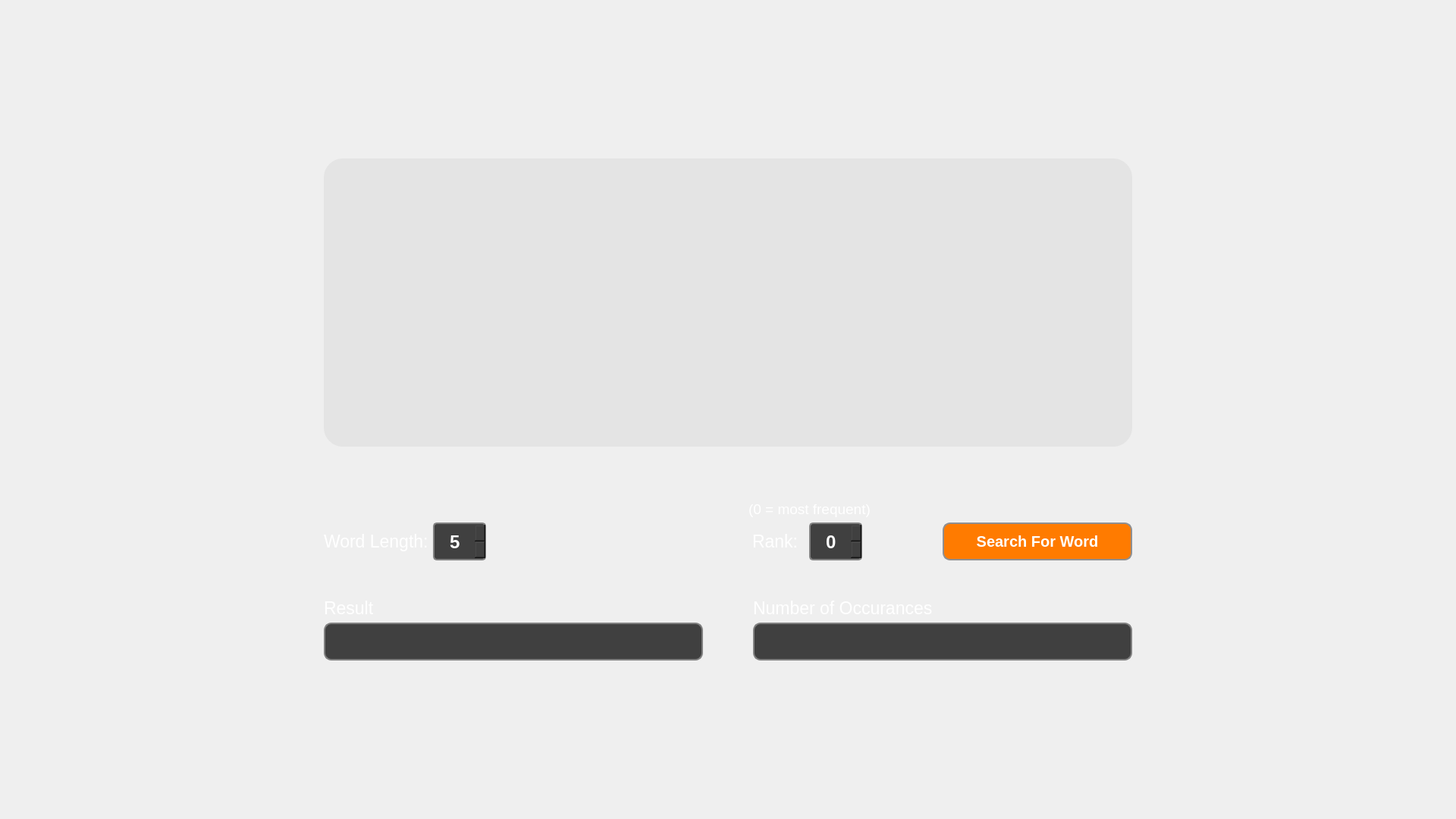
<?xml version="1.0" encoding="UTF-8"?>
<ui version="4.0">
 <class>MainWindow</class>
 <widget class="QMainWindow" name="MainWindow">
  <property name="geometry">
   <rect>
    <x>0</x>
    <y>0</y>
    <width>1920</width>
    <height>1080</height>
   </rect>
  </property>
  <property name="sizePolicy">
   <sizepolicy hsizetype="Fixed" vsizetype="Fixed">
    <horstretch>0</horstretch>
    <verstretch>0</verstretch>
   </sizepolicy>
  </property>
  <property name="minimumSize">
   <size>
    <width>1920</width>
    <height>1080</height>
   </size>
  </property>
  <property name="baseSize">
   <size>
    <width>0</width>
    <height>0</height>
   </size>
  </property>
  <property name="font">
   <font>
    <pointsize>18</pointsize>
   </font>
  </property>
  <property name="windowTitle">
   <string>Shakespeare Word Analyzer</string>
  </property>
  <property name="styleSheet">
   <string notr="true">MainWindow{ background-image: url(:/extras/src/extras/cursive-background.jpg); }</string>
  </property>
  <widget class="QWidget" name="centralwidget">
   <layout class="QGridLayout" name="gridLayout">
    <item row="10" column="1">
     <spacer name="verticalSpacer_3">
      <property name="orientation">
       <enum>Qt::Vertical</enum>
      </property>
      <property name="sizeType">
       <enum>QSizePolicy::MinimumExpanding</enum>
      </property>
      <property name="sizeHint" stdset="0">
       <size>
        <width>40</width>
        <height>100</height>
       </size>
      </property>
     </spacer>
    </item>
    <item row="3" column="2">
     <spacer name="horizontalSpacer_9">
      <property name="orientation">
       <enum>Qt::Horizontal</enum>
      </property>
      <property name="sizeType">
       <enum>QSizePolicy::Fixed</enum>
      </property>
      <property name="sizeHint" stdset="0">
       <size>
        <width>150</width>
        <height>20</height>
       </size>
      </property>
     </spacer>
    </item>
    <item row="0" column="1">
     <spacer name="verticalSpacer_2">
      <property name="orientation">
       <enum>Qt::Vertical</enum>
      </property>
      <property name="sizeType">
       <enum>QSizePolicy::Expanding</enum>
      </property>
      <property name="sizeHint" stdset="0">
       <size>
        <width>50</width>
        <height>50</height>
       </size>
      </property>
     </spacer>
    </item>
    <item row="5" column="1">
     <layout class="QHBoxLayout" name="horizontalLayout">
      <property name="sizeConstraint">
       <enum>QLayout::SetDefaultConstraint</enum>
      </property>
      <item alignment="Qt::AlignRight">
       <widget class="QLabel" name="label">
        <property name="enabled">
         <bool>true</bool>
        </property>
        <property name="sizePolicy">
         <sizepolicy hsizetype="Minimum" vsizetype="Minimum">
          <horstretch>0</horstretch>
          <verstretch>0</verstretch>
         </sizepolicy>
        </property>
        <property name="minimumSize">
         <size>
          <width>135</width>
          <height>20</height>
         </size>
        </property>
        <property name="maximumSize">
         <size>
          <width>160</width>
          <height>16777215</height>
         </size>
        </property>
        <property name="baseSize">
         <size>
          <width>10</width>
          <height>10</height>
         </size>
        </property>
        <property name="font">
         <font>
          <family>Arial</family>
          <pointsize>17</pointsize>
          <weight>50</weight>
          <bold>false</bold>
          <underline>false</underline>
          <strikeout>false</strikeout>
         </font>
        </property>
        <property name="autoFillBackground">
         <bool>false</bool>
        </property>
        <property name="styleSheet">
         <string notr="true">QLabel{ 
	color: white;  
}</string>
        </property>
        <property name="text">
         <string>Word Length:</string>
        </property>
        <property name="textFormat">
         <enum>Qt::RichText</enum>
        </property>
        <property name="wordWrap">
         <bool>false</bool>
        </property>
        <property name="margin">
         <number>0</number>
        </property>
       </widget>
      </item>
      <item>
       <widget class="QSpinBox" name="spnbx_word_length">
        <property name="sizePolicy">
         <sizepolicy hsizetype="Minimum" vsizetype="Preferred">
          <horstretch>0</horstretch>
          <verstretch>0</verstretch>
         </sizepolicy>
        </property>
        <property name="maximumSize">
         <size>
          <width>70</width>
          <height>16777215</height>
         </size>
        </property>
        <property name="baseSize">
         <size>
          <width>70</width>
          <height>70</height>
         </size>
        </property>
        <property name="font">
         <font>
          <family>Arial</family>
          <pointsize>18</pointsize>
          <weight>75</weight>
          <bold>true</bold>
         </font>
        </property>
        <property name="styleSheet">
         <string notr="true">QSpinBox {
    color: white;
    background:  #404040;
    border: 2px solid grey;
    border-radius: 5px;
    padding-left: 2px;
    padding-top: 2px;
	selection-background-color: darkgray;
}



</string>
        </property>
        <property name="wrapping">
         <bool>false</bool>
        </property>
        <property name="alignment">
         <set>Qt::AlignCenter</set>
        </property>
        <property name="buttonSymbols">
         <enum>QAbstractSpinBox::UpDownArrows</enum>
        </property>
        <property name="showGroupSeparator" stdset="0">
         <bool>false</bool>
        </property>
        <property name="minimum">
         <number>5</number>
        </property>
        <property name="maximum">
         <number>36</number>
        </property>
       </widget>
      </item>
      <item>
       <spacer name="horizontalSpacer">
        <property name="orientation">
         <enum>Qt::Horizontal</enum>
        </property>
        <property name="sizeType">
         <enum>QSizePolicy::Fixed</enum>
        </property>
        <property name="sizeHint" stdset="0">
         <size>
          <width>200</width>
          <height>20</height>
         </size>
        </property>
       </spacer>
      </item>
      <item>
       <spacer name="horizontalSpacer_4">
        <property name="orientation">
         <enum>Qt::Horizontal</enum>
        </property>
        <property name="sizeType">
         <enum>QSizePolicy::Fixed</enum>
        </property>
        <property name="sizeHint" stdset="0">
         <size>
          <width>145</width>
          <height>20</height>
         </size>
        </property>
       </spacer>
      </item>
      <item alignment="Qt::AlignLeft">
       <widget class="QLabel" name="label_2">
        <property name="sizePolicy">
         <sizepolicy hsizetype="Minimum" vsizetype="Minimum">
          <horstretch>0</horstretch>
          <verstretch>0</verstretch>
         </sizepolicy>
        </property>
        <property name="maximumSize">
         <size>
          <width>160</width>
          <height>170</height>
         </size>
        </property>
        <property name="font">
         <font>
          <family>Arial</family>
          <pointsize>17</pointsize>
          <weight>50</weight>
          <bold>false</bold>
         </font>
        </property>
        <property name="autoFillBackground">
         <bool>false</bool>
        </property>
        <property name="styleSheet">
         <string notr="true">QLabel{ 
	color: white;
}</string>
        </property>
        <property name="frameShape">
         <enum>QFrame::NoFrame</enum>
        </property>
        <property name="frameShadow">
         <enum>QFrame::Plain</enum>
        </property>
        <property name="text">
         <string>Rank:</string>
        </property>
        <property name="textFormat">
         <enum>Qt::RichText</enum>
        </property>
        <property name="wordWrap">
         <bool>false</bool>
        </property>
        <property name="margin">
         <number>0</number>
        </property>
       </widget>
      </item>
      <item alignment="Qt::AlignHCenter">
       <widget class="QSpinBox" name="spnbx_rank">
        <property name="sizePolicy">
         <sizepolicy hsizetype="Maximum" vsizetype="Preferred">
          <horstretch>0</horstretch>
          <verstretch>0</verstretch>
         </sizepolicy>
        </property>
        <property name="maximumSize">
         <size>
          <width>70</width>
          <height>16777215</height>
         </size>
        </property>
        <property name="baseSize">
         <size>
          <width>70</width>
          <height>70</height>
         </size>
        </property>
        <property name="font">
         <font>
          <family>Arial</family>
          <pointsize>18</pointsize>
          <weight>75</weight>
          <bold>true</bold>
         </font>
        </property>
        <property name="styleSheet">
         <string notr="true">QSpinBox {
    color: white;
    background:  #404040;
    border: 2px solid grey;
    border-radius: 5px;
    padding-left: 2px;
    padding-top: 2px;
	selection-background-color: darkgray;
}

</string>
        </property>
        <property name="alignment">
         <set>Qt::AlignCenter</set>
        </property>
        <property name="buttonSymbols">
         <enum>QAbstractSpinBox::UpDownArrows</enum>
        </property>
        <property name="maximum">
         <number>999999999</number>
        </property>
       </widget>
      </item>
      <item>
       <spacer name="horizontalSpacer_3">
        <property name="orientation">
         <enum>Qt::Horizontal</enum>
        </property>
        <property name="sizeType">
         <enum>QSizePolicy::Maximum</enum>
        </property>
        <property name="sizeHint" stdset="0">
         <size>
          <width>100</width>
          <height>20</height>
         </size>
        </property>
       </spacer>
      </item>
      <item alignment="Qt::AlignLeft">
       <widget class="QPushButton" name="btn_find_word">
        <property name="sizePolicy">
         <sizepolicy hsizetype="Minimum" vsizetype="Maximum">
          <horstretch>0</horstretch>
          <verstretch>0</verstretch>
         </sizepolicy>
        </property>
        <property name="minimumSize">
         <size>
          <width>250</width>
          <height>50</height>
         </size>
        </property>
        <property name="maximumSize">
         <size>
          <width>300</width>
          <height>300</height>
         </size>
        </property>
        <property name="font">
         <font>
          <family>Arial</family>
          <pointsize>15</pointsize>
          <weight>75</weight>
          <bold>true</bold>
         </font>
        </property>
        <property name="styleSheet">
         <string notr="true">QPushButton { border: 2px solid #8f8f91; color: white; background-color: #ff7b00; border-radius: 10px; padding: 0 8px; }
QPushButton:hover{color: white; background-color: #ff4f00}</string>
        </property>
        <property name="text">
         <string>Search For Word</string>
        </property>
       </widget>
      </item>
     </layout>
    </item>
    <item row="2" column="1">
     <spacer name="verticalSpacer_5">
      <property name="orientation">
       <enum>Qt::Vertical</enum>
      </property>
      <property name="sizeType">
       <enum>QSizePolicy::Preferred</enum>
      </property>
      <property name="sizeHint" stdset="0">
       <size>
        <width>20</width>
        <height>65</height>
       </size>
      </property>
     </spacer>
    </item>
    <item row="1" column="1" alignment="Qt::AlignVCenter">
     <widget class="QLabel" name="lbl_logo">
      <property name="sizePolicy">
       <sizepolicy hsizetype="Preferred" vsizetype="Expanding">
        <horstretch>0</horstretch>
        <verstretch>0</verstretch>
       </sizepolicy>
      </property>
      <property name="minimumSize">
       <size>
        <width>0</width>
        <height>380</height>
       </size>
      </property>
      <property name="styleSheet">
       <string notr="true">QLabel {  color: white; background-color: #ff4f00; border-radius: 25px; background-color: rgba(200, 200, 200, 70); }</string>
      </property>
      <property name="text">
       <string/>
      </property>
      <property name="pixmap">
       <pixmap resource="../resources.qrc">:/extras/src/extras/shake-word-analyzer-logo.png</pixmap>
      </property>
      <property name="alignment">
       <set>Qt::AlignCenter</set>
      </property>
     </widget>
    </item>
    <item row="8" column="1">
     <spacer name="verticalSpacer">
      <property name="orientation">
       <enum>Qt::Vertical</enum>
      </property>
      <property name="sizeType">
       <enum>QSizePolicy::Maximum</enum>
      </property>
      <property name="sizeHint" stdset="0">
       <size>
        <width>20</width>
        <height>44</height>
       </size>
      </property>
     </spacer>
    </item>
    <item row="3" column="0">
     <spacer name="horizontalSpacer_8">
      <property name="orientation">
       <enum>Qt::Horizontal</enum>
      </property>
      <property name="sizeType">
       <enum>QSizePolicy::Fixed</enum>
      </property>
      <property name="sizeHint" stdset="0">
       <size>
        <width>150</width>
        <height>20</height>
       </size>
      </property>
     </spacer>
    </item>
    <item row="3" column="1">
     <layout class="QHBoxLayout" name="horizontalLayout_2">
      <item>
       <spacer name="horizontalSpacer_2">
        <property name="orientation">
         <enum>Qt::Horizontal</enum>
        </property>
        <property name="sizeType">
         <enum>QSizePolicy::Fixed</enum>
        </property>
        <property name="sizeHint" stdset="0">
         <size>
          <width>560</width>
          <height>20</height>
         </size>
        </property>
       </spacer>
      </item>
      <item>
       <widget class="QLabel" name="label_5">
        <property name="font">
         <font>
          <family>Arial</family>
          <pointsize>14</pointsize>
         </font>
        </property>
        <property name="styleSheet">
         <string notr="true">QLabel{ 
	color: white;  
}</string>
        </property>
        <property name="text">
         <string>(0 = most frequent)</string>
        </property>
       </widget>
      </item>
     </layout>
    </item>
    <item row="9" column="1">
     <layout class="QGridLayout" name="gridLayout_3">
      <item row="0" column="2">
       <widget class="QLabel" name="label_4">
        <property name="sizePolicy">
         <sizepolicy hsizetype="Maximum" vsizetype="Maximum">
          <horstretch>0</horstretch>
          <verstretch>0</verstretch>
         </sizepolicy>
        </property>
        <property name="font">
         <font>
          <family>Arial</family>
          <pointsize>17</pointsize>
         </font>
        </property>
        <property name="autoFillBackground">
         <bool>false</bool>
        </property>
        <property name="styleSheet">
         <string notr="true">QLabel{ 
	color: white;
}</string>
        </property>
        <property name="text">
         <string>Number of Occurances</string>
        </property>
        <property name="textFormat">
         <enum>Qt::RichText</enum>
        </property>
        <property name="wordWrap">
         <bool>false</bool>
        </property>
        <property name="margin">
         <number>0</number>
        </property>
       </widget>
      </item>
      <item row="0" column="0">
       <widget class="QLabel" name="label_3">
        <property name="sizePolicy">
         <sizepolicy hsizetype="Maximum" vsizetype="Maximum">
          <horstretch>0</horstretch>
          <verstretch>0</verstretch>
         </sizepolicy>
        </property>
        <property name="font">
         <font>
          <family>Arial</family>
          <pointsize>17</pointsize>
         </font>
        </property>
        <property name="autoFillBackground">
         <bool>false</bool>
        </property>
        <property name="styleSheet">
         <string notr="true">QLabel{ 
	color: white;

}</string>
        </property>
        <property name="text">
         <string>Result</string>
        </property>
        <property name="textFormat">
         <enum>Qt::RichText</enum>
        </property>
        <property name="wordWrap">
         <bool>false</bool>
        </property>
        <property name="margin">
         <number>0</number>
        </property>
       </widget>
      </item>
      <item row="1" column="0">
       <widget class="QLineEdit" name="result_text">
        <property name="sizePolicy">
         <sizepolicy hsizetype="MinimumExpanding" vsizetype="Maximum">
          <horstretch>0</horstretch>
          <verstretch>0</verstretch>
         </sizepolicy>
        </property>
        <property name="minimumSize">
         <size>
          <width>0</width>
          <height>50</height>
         </size>
        </property>
        <property name="maximumSize">
         <size>
          <width>500</width>
          <height>300</height>
         </size>
        </property>
        <property name="font">
         <font>
          <family>Arial</family>
          <pointsize>18</pointsize>
          <weight>75</weight>
          <bold>true</bold>
         </font>
        </property>
        <property name="styleSheet">
         <string notr="true">QLineEdit { color: white; border: 2px solid gray; border-radius: 10px; padding: 0 8px; background: #404040; selection-background-color: darkgray;}</string>
        </property>
        <property name="alignment">
         <set>Qt::AlignCenter</set>
        </property>
       </widget>
      </item>
      <item row="1" column="2">
       <widget class="QLineEdit" name="occurances_text">
        <property name="sizePolicy">
         <sizepolicy hsizetype="MinimumExpanding" vsizetype="Preferred">
          <horstretch>0</horstretch>
          <verstretch>0</verstretch>
         </sizepolicy>
        </property>
        <property name="minimumSize">
         <size>
          <width>0</width>
          <height>50</height>
         </size>
        </property>
        <property name="maximumSize">
         <size>
          <width>500</width>
          <height>16777215</height>
         </size>
        </property>
        <property name="font">
         <font>
          <family>Arial</family>
          <pointsize>18</pointsize>
          <weight>75</weight>
          <bold>true</bold>
         </font>
        </property>
        <property name="styleSheet">
         <string notr="true">QLineEdit { color: white; border: 2px solid gray; border-radius: 10px; padding: 0 8px; background: #404040; selection-background-color: darkgray;}</string>
        </property>
        <property name="alignment">
         <set>Qt::AlignCenter</set>
        </property>
       </widget>
      </item>
      <item row="0" column="1">
       <spacer name="horizontalSpacer_7">
        <property name="orientation">
         <enum>Qt::Horizontal</enum>
        </property>
        <property name="sizeType">
         <enum>QSizePolicy::Maximum</enum>
        </property>
        <property name="sizeHint" stdset="0">
         <size>
          <width>60</width>
          <height>20</height>
         </size>
        </property>
       </spacer>
      </item>
     </layout>
    </item>
   </layout>
  </widget>
 </widget>
 <resources>
  <include location="../resources.qrc"/>
 </resources>
 <connections/>
</ui>
